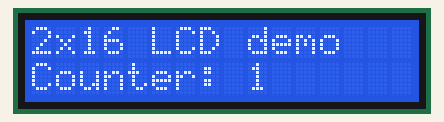
This program was run on a simulated ESP32 board running MicroPython. Shown: 16×2 character LCD. What the program prints to the serial console is not drawn.

Above: at 0.1 s.
At 4.2 s:
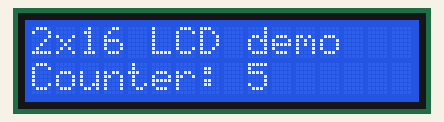
At 9.3 s:
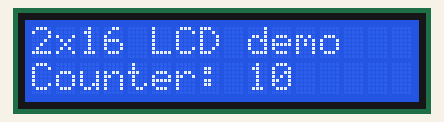
At 19.6 s:
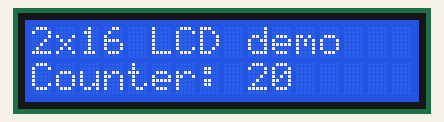
At 28.8 s:
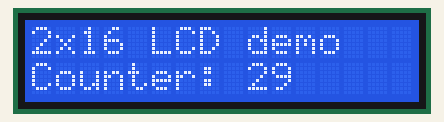
At 39.0 s:
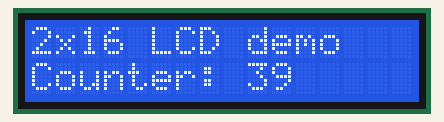

The program:

uP_-_09.12_-_lcd_softi2c_test.py
```python
'''
 09.12 - Use the 2x16 LCD screen with the PCF8574 I2C backpack (software I2C)

 This sketch shows how to display text in a 2X16 LCD display. This display uses
 the PCF8574 I2C backpack instead of the native parallel connection to save on pins.

 Components
 ----------
  - ESP32
  - 2x16 LCD (such as the HD44780) with the PCF8574 backpack.
  -     GND --> GND
  -     VCC --> 5V
  -     SDA --> GPIO 0
  -     SCL --> GPIO 4
  - Wires
  - Breadboard

 Documentation:
 * Pins and GPIO: https://micropython-docs-esp32.readthedocs.io/en/esp32_doc/esp32/quickref.html#pins-and-gpio
 * sleep: http://docs.micropython.org/en/latest/library/utime.html?highlight=utime%20sleep#utime.sleep
 * String formatting operator: https://python-reference.readthedocs.io/en/latest/docs/str/formatting.html
 # softI2C: https://docs.micropython.org/en/latest/esp32/quickref.html#software-i2c-bus

 Requires:
 * lcd_api.py: https://github.com/dhylands/python_lcd/blob/master/lcd/lcd_api.py
 * esp8266_i2c_lcd.py: https://github.com/dhylands/python_lcd/blob/master/lcd/esp8266_i2c_lcd.py

 Course:
 MicroPython with the ESP32
 https://techexplorations.com

'''

from machine import SoftI2C, Pin
import esp8266_i2c_lcd as esp8266_lcd # import I2cLcd
from time import sleep

#DEFAULT_I2C_ADDR = 0x27

i2c = SoftI2C(scl=Pin(4), sda=Pin(0), freq=400000)  # Using software I2C

lcd = esp8266_lcd.I2cLcd(i2c, esp8266_lcd.DEFAULT_I2C_ADDR, 2, 16)

lcd.clear()

counter = 0

while True:
    lcd.move_to(0, 0)
    lcd.putstr("2x16 LCD demo")
    lcd.move_to(0, 1)

    counter = counter + 1
    lcd.putstr("Counter: %d" % (counter))
    print("Counter: %d" % (counter))
    sleep(1)
```

Measured:
- what the display in image 0 shows lasts 1.0 s, from 0.1 s to 1.1 s
